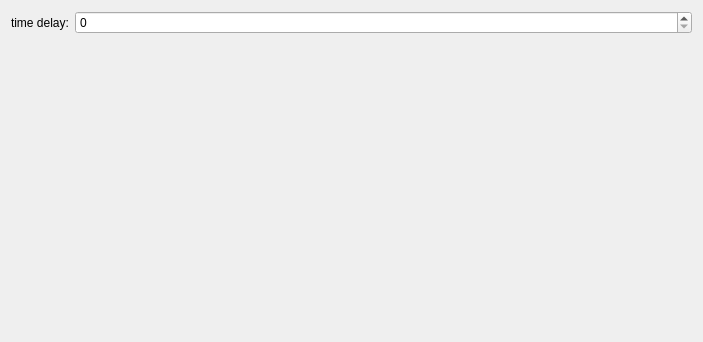
<?xml version="1.0" encoding="UTF-8"?>
<ui version="4.0">
 <class>TimeForm</class>
 <widget class="QWidget" name="TimeForm">
  <property name="geometry">
   <rect>
    <x>0</x>
    <y>0</y>
    <width>703</width>
    <height>342</height>
   </rect>
  </property>
  <property name="windowTitle">
   <string>Graffit Robotics</string>
  </property>
  <property name="windowIcon">
   <iconset resource="../../../resource/resource.qrc">
    <normaloff>:/icons/img/icon.png</normaloff>:/icons/img/icon.png</iconset>
  </property>
  <property name="documentMode" stdset="0">
   <bool>false</bool>
  </property>
  <layout class="QGridLayout" name="gridLayout">
   <item row="0" column="0">
    <widget class="QLabel" name="label">
     <property name="text">
      <string>time delay:</string>
     </property>
    </widget>
   </item>
   <item row="2" column="1">
    <spacer name="verticalSpacer">
     <property name="orientation">
      <enum>Qt::Vertical</enum>
     </property>
     <property name="sizeHint" stdset="0">
      <size>
       <width>20</width>
       <height>40</height>
      </size>
     </property>
    </spacer>
   </item>
   <item row="0" column="1">
    <widget class="QSpinBox" name="timeBox">
     <property name="sizePolicy">
      <sizepolicy hsizetype="Expanding" vsizetype="Fixed">
       <horstretch>0</horstretch>
       <verstretch>0</verstretch>
      </sizepolicy>
     </property>
     <property name="maximum">
      <number>10000</number>
     </property>
    </widget>
   </item>
  </layout>
  <action name="createFileAction">
   <property name="icon">
    <iconset resource="../../../resource/resource.qrc">
     <normaloff>:/icons/img/file-plus.svg</normaloff>:/icons/img/file-plus.svg</iconset>
   </property>
   <property name="text">
    <string>create file</string>
   </property>
   <property name="shortcut">
    <string>Ctrl+N</string>
   </property>
  </action>
  <action name="openFileAction">
   <property name="icon">
    <iconset resource="../../../resource/resource.qrc">
     <normaloff>:/icons/img/file.svg</normaloff>:/icons/img/file.svg</iconset>
   </property>
   <property name="text">
    <string>open file</string>
   </property>
   <property name="shortcut">
    <string>Ctrl+O</string>
   </property>
  </action>
  <action name="saveAsFileAction">
   <property name="icon">
    <iconset resource="../../../resource/resource.qrc">
     <normaloff>:/icons/img/file-text.svg</normaloff>:/icons/img/file-text.svg</iconset>
   </property>
   <property name="text">
    <string>save file as ...</string>
   </property>
   <property name="shortcut">
    <string>Ctrl+Shift+S</string>
   </property>
  </action>
  <action name="motorContrlAction">
   <property name="icon">
    <iconset resource="../../../resource/resource.qrc">
     <normaloff>:/icons/img/trello.svg</normaloff>:/icons/img/trello.svg</iconset>
   </property>
   <property name="text">
    <string>motion control</string>
   </property>
   <property name="shortcut">
    <string>Ctrl+M</string>
   </property>
  </action>
  <action name="resetAction">
   <property name="icon">
    <iconset resource="../../../resource/resource.qrc">
     <normaloff>:/icons/img/repeat.svg</normaloff>:/icons/img/repeat.svg</iconset>
   </property>
   <property name="text">
    <string>reset errors</string>
   </property>
   <property name="shortcut">
    <string>Ctrl+R</string>
   </property>
  </action>
  <action name="connectSTM_action">
   <property name="icon">
    <iconset resource="../../../resource/resource.qrc">
     <normaloff>:/icons/img/shuffle.svg</normaloff>:/icons/img/shuffle.svg</iconset>
   </property>
   <property name="text">
    <string>connect mcu</string>
   </property>
   <property name="shortcut">
    <string>Ctrl+K</string>
   </property>
  </action>
  <action name="saveAction">
   <property name="icon">
    <iconset resource="../../../resource/resource.qrc">
     <normaloff>:/icons/img/save.svg</normaloff>:/icons/img/save.svg</iconset>
   </property>
   <property name="text">
    <string>save</string>
   </property>
   <property name="shortcut">
    <string>Ctrl+S</string>
   </property>
  </action>
  <action name="changeLanguageEnglish">
   <property name="text">
    <string>english</string>
   </property>
  </action>
  <action name="changeLanguageRussian">
   <property name="text">
    <string>russian</string>
   </property>
  </action>
 </widget>
 <resources>
  <include location="../../../resource/resource.qrc"/>
 </resources>
 <connections/>
</ui>
